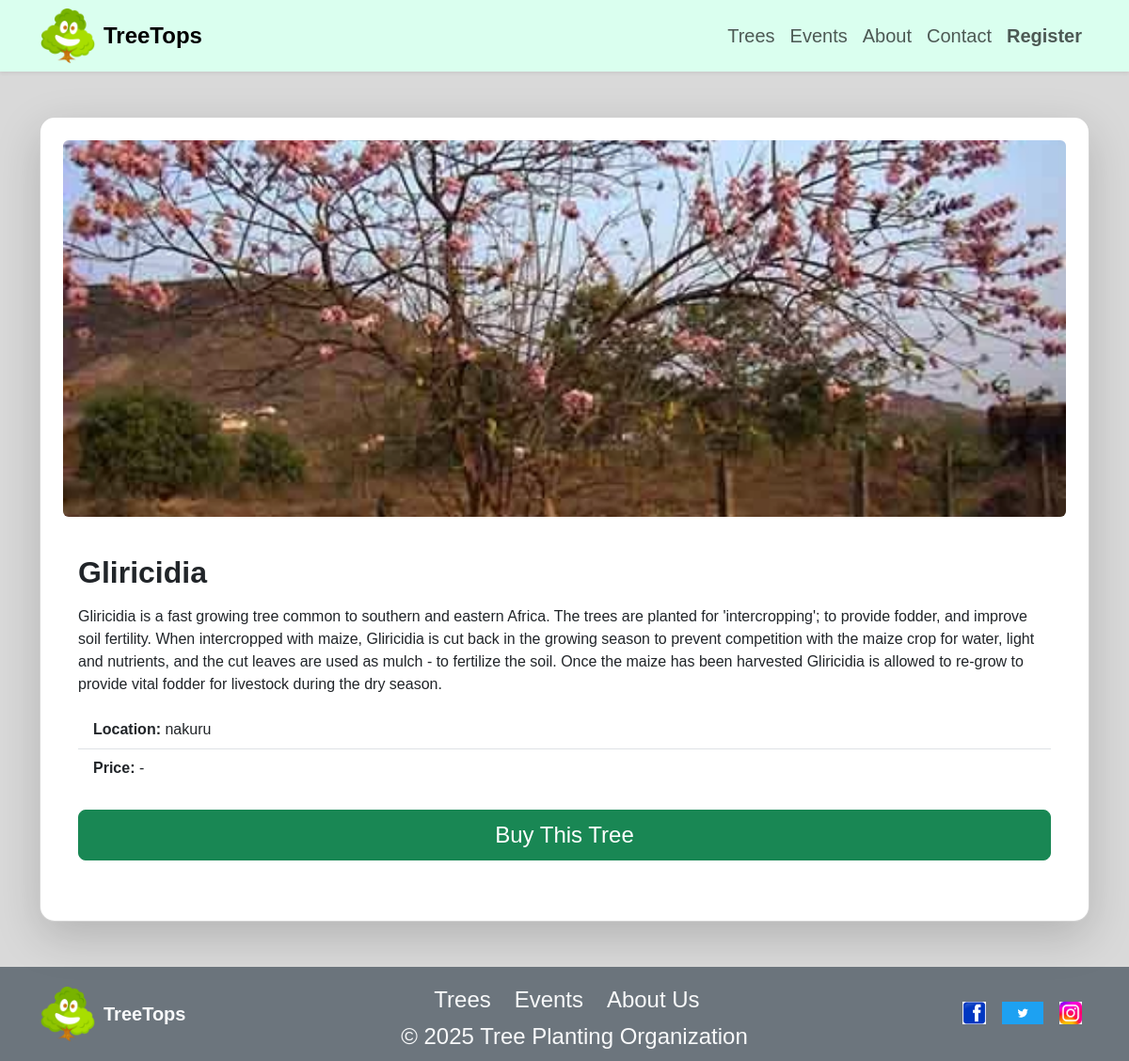
Before: /tree/11/ with the older database file.
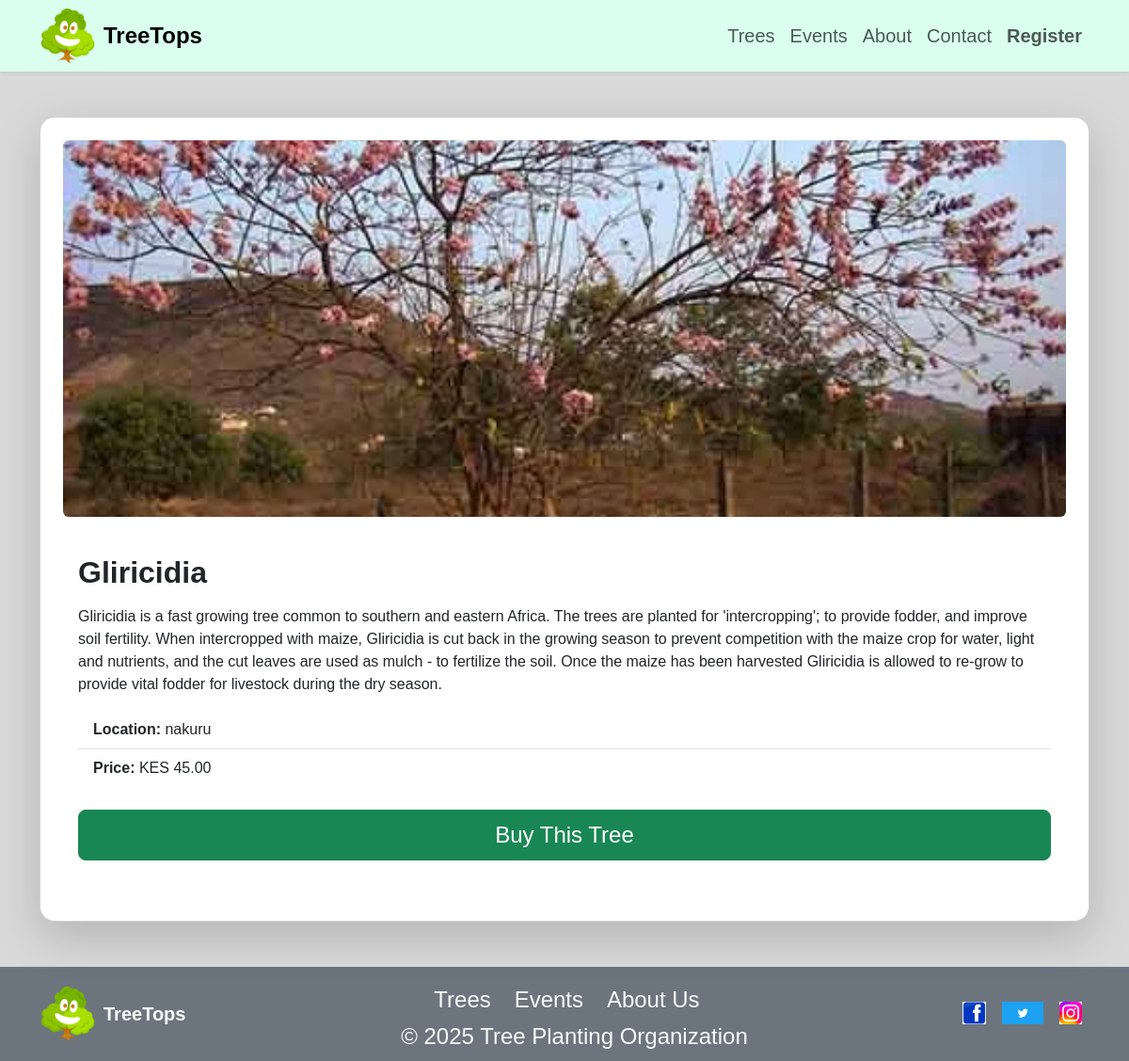
After: the same page with the newer database file.
### trees/models.py (models this page shows, shortened)
class Tree(models.Model):
    name = models.CharField(max_length=200)
    second_name = models.CharField(max_length=100, null=True, blank=True)
    description = models.TextField()
    image = models.ImageField(upload_to='trees/', default='images/logo.png')
    location = models.CharField(max_length=200)
    price = models.DecimalField(max_digits=10, decimal_places=2, null=True, blank=True)
    owner = models.ForeignKey(User, on_delete=models.CASCADE)
    date_added = models.DateTimeField(auto_now_add=True)

### trees/views.py (the view)
# urls.py: path('tree/<int:id>/', views.tree_detail, name='tree_detail'),
def tree_detail(request, id):
    tree = get_object_or_404(Tree, id=id)
    context ={'tree': tree}
    return render(request, 'tree_app/tree_detail.html', context)

### trees/templates/tree_app/tree_detail.html (shortened to what this page needs)
{% extends 'home.html' %}
{% block content %}
<div class="container mt-5">
    <div class="card shadow-lg rounded-4 p-4 mb-5">
        <img src="{{ tree.image.url }}" class="card-img-top rounded mb-4" alt="{{ tree.name }}" style="max-height:400px; object-fit:cover;">
        <div class="card-body">
            <h2 class="card-title fw-bold mb-3">{{ tree.name }}</h2>
            <p class="card-text mb-3">{{ tree.description }}</p>
            <ul class="list-group list-group-flush mb-4">
                <li class="list-group-item"><strong>Location:</strong> {{ tree.location }}</li>
                <li class="list-group-item"><strong>Price:</strong> {% if tree.price %}KES {{ tree.price }}{% else %}-{% endif %}</li>
            </ul>
            <a href="{% url 'payment' %}" class="btn btn-success btn-lg w-100 mb-4 fs-4 fw-5">
                 Buy This Tree
            </a>
        </div>
    </div>
</div>
{% endblock %}

Changed rows visible on the page:
changed Tree "Gliricidia": price (not shown) → "45.00"
Other visible differences:
text now shown: "KES"
